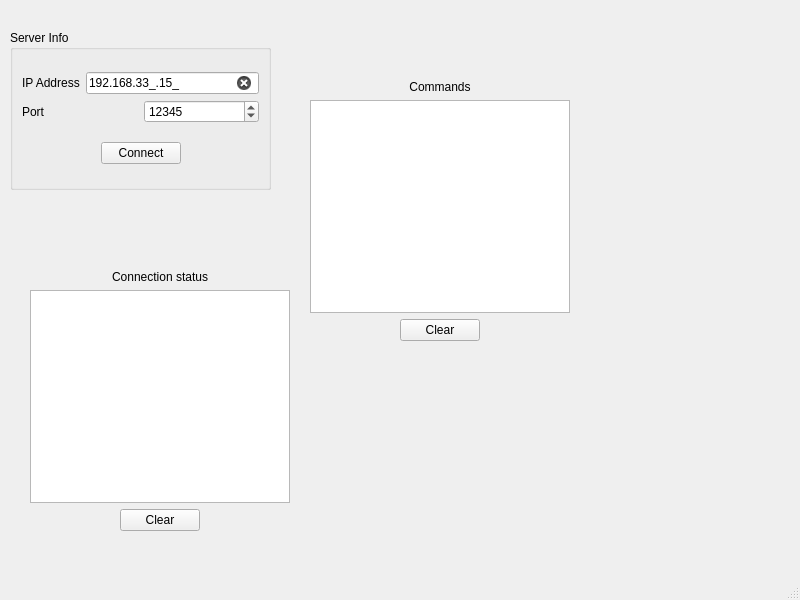
<?xml version="1.0" encoding="UTF-8"?>
<ui version="4.0">
 <class>Roleta</class>
 <widget class="QMainWindow" name="Roleta">
  <property name="geometry">
   <rect>
    <x>0</x>
    <y>0</y>
    <width>800</width>
    <height>600</height>
   </rect>
  </property>
  <property name="windowTitle">
   <string>Roleta</string>
  </property>
  <widget class="QWidget" name="centralwidget">
   <widget class="QGroupBox" name="serverInfo">
    <property name="geometry">
     <rect>
      <x>10</x>
      <y>30</y>
      <width>261</width>
      <height>160</height>
     </rect>
    </property>
    <property name="title">
     <string>Server Info</string>
    </property>
    <layout class="QHBoxLayout" name="horizontalLayout_4">
     <item>
      <layout class="QVBoxLayout" name="verticalLayout_2">
       <item>
        <layout class="QVBoxLayout" name="verticalLayout">
         <item>
          <layout class="QHBoxLayout" name="horizontalLayout">
           <item>
            <widget class="QLabel" name="label">
             <property name="text">
              <string>IP Address</string>
             </property>
            </widget>
           </item>
           <item>
            <widget class="QLineEdit" name="IpAddress">
             <property name="inputMask">
              <string>000.000.000.000;_</string>
             </property>
             <property name="text">
              <string>192.168.33.15</string>
             </property>
             <property name="clearButtonEnabled">
              <bool>true</bool>
             </property>
             <property name="isCorrect" stdset="0">
              <string/>
             </property>
            </widget>
           </item>
          </layout>
         </item>
         <item>
          <layout class="QHBoxLayout" name="horizontalLayout_2">
           <item>
            <widget class="QLabel" name="label_2">
             <property name="text">
              <string>Port</string>
             </property>
            </widget>
           </item>
           <item>
            <widget class="QSpinBox" name="port">
             <property name="minimum">
              <number>1024</number>
             </property>
             <property name="maximum">
              <number>65535</number>
             </property>
             <property name="value">
              <number>12345</number>
             </property>
            </widget>
           </item>
          </layout>
         </item>
        </layout>
       </item>
       <item>
        <layout class="QHBoxLayout" name="horizontalLayout_3">
         <item>
          <spacer name="horizontalSpacer">
           <property name="orientation">
            <enum>Qt::Horizontal</enum>
           </property>
           <property name="sizeHint" stdset="0">
            <size>
             <width>40</width>
             <height>20</height>
            </size>
           </property>
          </spacer>
         </item>
         <item>
          <widget class="QPushButton" name="connect">
           <property name="text">
            <string>Connect</string>
           </property>
          </widget>
         </item>
         <item>
          <spacer name="horizontalSpacer_2">
           <property name="orientation">
            <enum>Qt::Horizontal</enum>
           </property>
           <property name="sizeHint" stdset="0">
            <size>
             <width>40</width>
             <height>20</height>
            </size>
           </property>
          </spacer>
         </item>
        </layout>
       </item>
      </layout>
     </item>
    </layout>
   </widget>
   <widget class="QWidget" name="layoutWidget">
    <property name="geometry">
     <rect>
      <x>310</x>
      <y>80</y>
      <width>260</width>
      <height>261</height>
     </rect>
    </property>
    <layout class="QVBoxLayout" name="verticalLayout_6">
     <item>
      <widget class="QLabel" name="label_4">
       <property name="text">
        <string>Commands</string>
       </property>
       <property name="alignment">
        <set>Qt::AlignCenter</set>
       </property>
      </widget>
     </item>
     <item>
      <layout class="QVBoxLayout" name="verticalLayout_4">
       <item>
        <widget class="QListWidget" name="commands"/>
       </item>
       <item>
        <layout class="QHBoxLayout" name="horizontalLayout_6">
         <item>
          <spacer name="horizontalSpacer_5">
           <property name="orientation">
            <enum>Qt::Horizontal</enum>
           </property>
           <property name="sizeHint" stdset="0">
            <size>
             <width>40</width>
             <height>20</height>
            </size>
           </property>
          </spacer>
         </item>
         <item>
          <widget class="QPushButton" name="clearCommands">
           <property name="text">
            <string>Clear</string>
           </property>
          </widget>
         </item>
         <item>
          <spacer name="horizontalSpacer_6">
           <property name="orientation">
            <enum>Qt::Horizontal</enum>
           </property>
           <property name="sizeHint" stdset="0">
            <size>
             <width>40</width>
             <height>20</height>
            </size>
           </property>
          </spacer>
         </item>
        </layout>
       </item>
      </layout>
     </item>
    </layout>
   </widget>
   <widget class="QWidget" name="layoutWidget_2">
    <property name="geometry">
     <rect>
      <x>30</x>
      <y>270</y>
      <width>260</width>
      <height>261</height>
     </rect>
    </property>
    <layout class="QVBoxLayout" name="verticalLayout_5">
     <item>
      <widget class="QLabel" name="label_3">
       <property name="text">
        <string>Connection status</string>
       </property>
       <property name="alignment">
        <set>Qt::AlignCenter</set>
       </property>
      </widget>
     </item>
     <item>
      <layout class="QVBoxLayout" name="verticalLayout_3">
       <item>
        <widget class="QListWidget" name="messages"/>
       </item>
       <item>
        <layout class="QHBoxLayout" name="horizontalLayout_5">
         <item>
          <spacer name="horizontalSpacer_3">
           <property name="orientation">
            <enum>Qt::Horizontal</enum>
           </property>
           <property name="sizeHint" stdset="0">
            <size>
             <width>40</width>
             <height>20</height>
            </size>
           </property>
          </spacer>
         </item>
         <item>
          <widget class="QPushButton" name="clearMessages">
           <property name="text">
            <string>Clear</string>
           </property>
          </widget>
         </item>
         <item>
          <spacer name="horizontalSpacer_4">
           <property name="orientation">
            <enum>Qt::Horizontal</enum>
           </property>
           <property name="sizeHint" stdset="0">
            <size>
             <width>40</width>
             <height>20</height>
            </size>
           </property>
          </spacer>
         </item>
        </layout>
       </item>
      </layout>
     </item>
    </layout>
   </widget>
  </widget>
  <widget class="QMenuBar" name="menubar">
   <property name="geometry">
    <rect>
     <x>0</x>
     <y>0</y>
     <width>800</width>
     <height>25</height>
    </rect>
   </property>
  </widget>
  <widget class="QStatusBar" name="statusbar"/>
 </widget>
 <resources/>
 <connections>
  <connection>
   <sender>clearMessages</sender>
   <signal>clicked()</signal>
   <receiver>messages</receiver>
   <slot>clear()</slot>
   <hints>
    <hint type="sourcelabel">
     <x>182</x>
     <y>528</y>
    </hint>
    <hint type="destinationlabel">
     <x>176</x>
     <y>493</y>
    </hint>
   </hints>
  </connection>
  <connection>
   <sender>clearCommands</sender>
   <signal>clicked()</signal>
   <receiver>commands</receiver>
   <slot>clear()</slot>
   <hints>
    <hint type="sourcelabel">
     <x>421</x>
     <y>341</y>
    </hint>
    <hint type="destinationlabel">
     <x>431</x>
     <y>284</y>
    </hint>
   </hints>
  </connection>
 </connections>
</ui>
